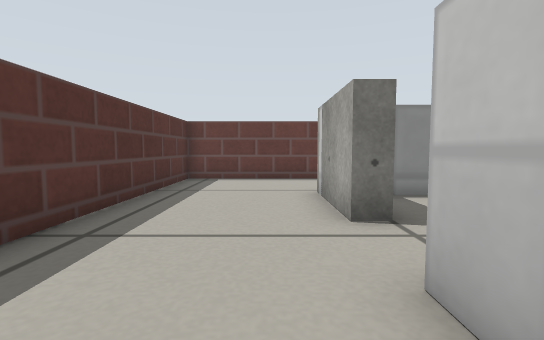
view 1 (above)

18 first-person views from a walk through a world built for the Gazebo simulator. The camera is 0.26 m above the floor, tilts 4° down and sees 85° across. The floor is counted in squares, 0.25 m on a side. Each view is taken from the middle of a square. On the plan, view 1 faces up. The plan holds only what a view shows up to about 12 squares ahead; the rest is blank. Gazebo's built-in surfaces are drawn with simple patterns.

view 2
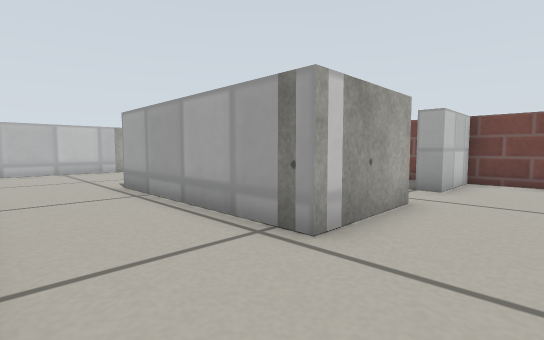

view 3
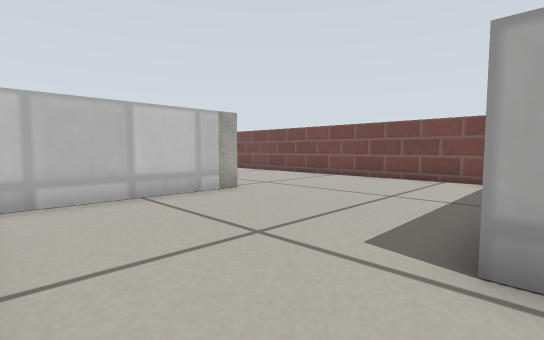

view 4
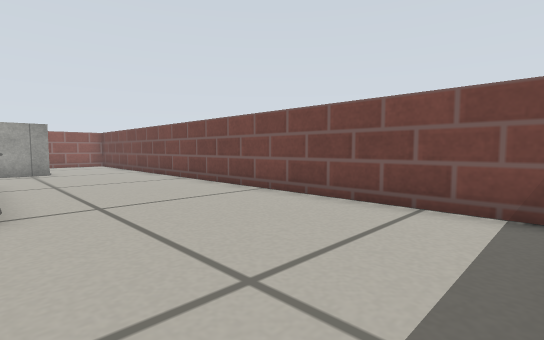

view 5
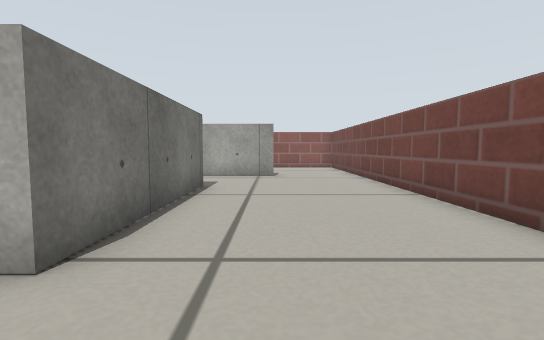

view 6
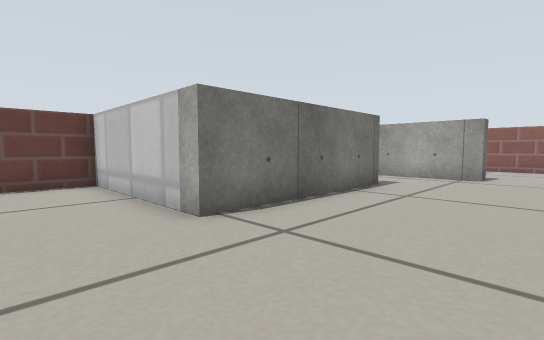

view 7
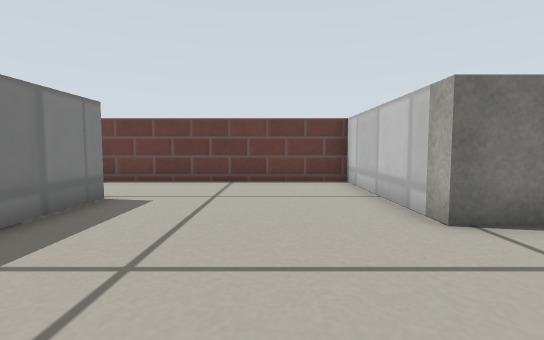

view 8
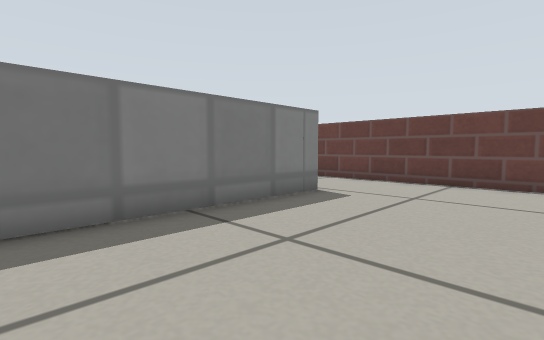

view 9
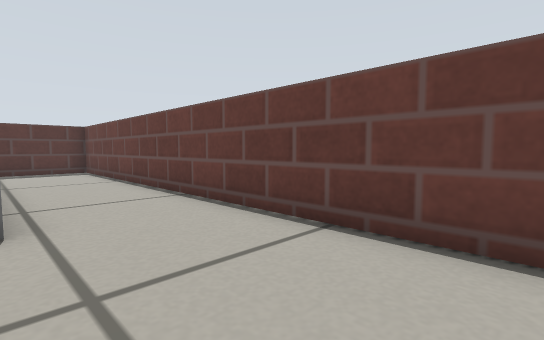

view 10
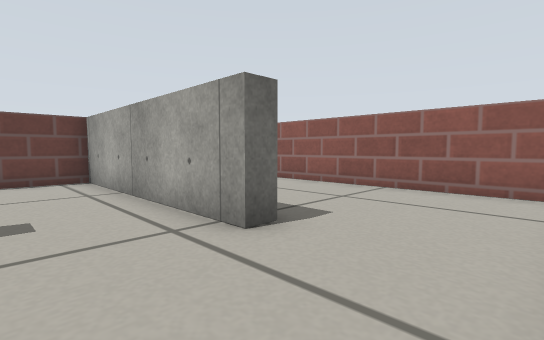

view 11
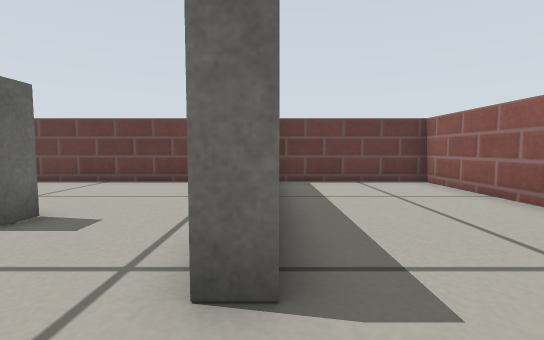

view 12
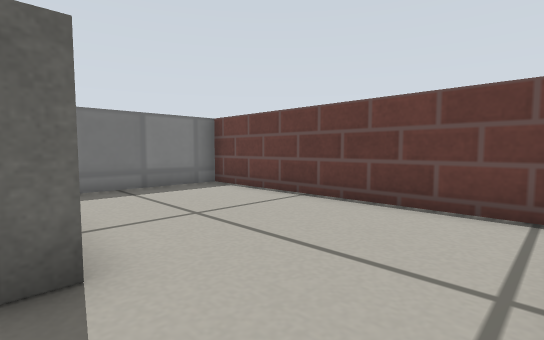

view 13
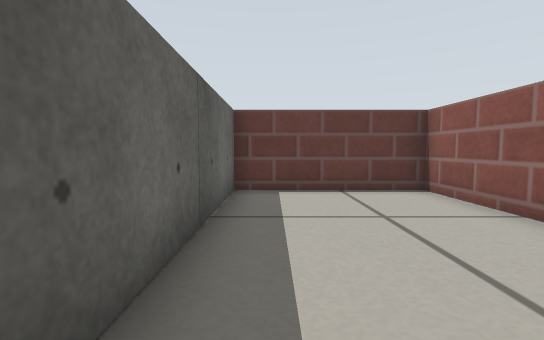

view 14
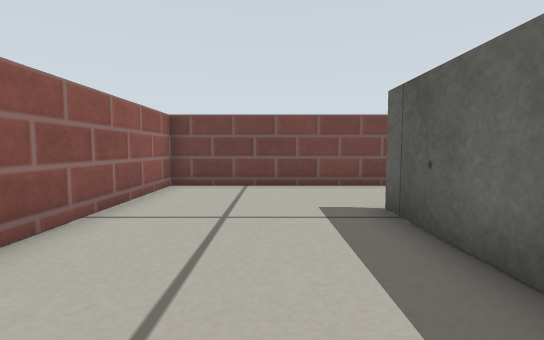

view 15
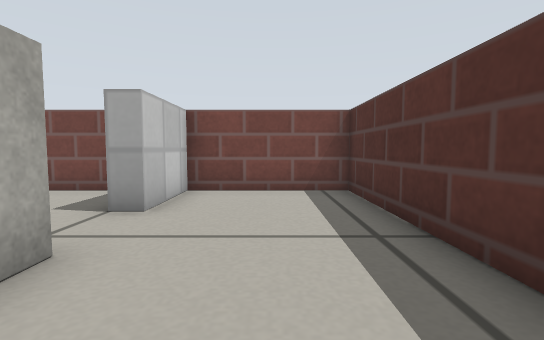

view 16
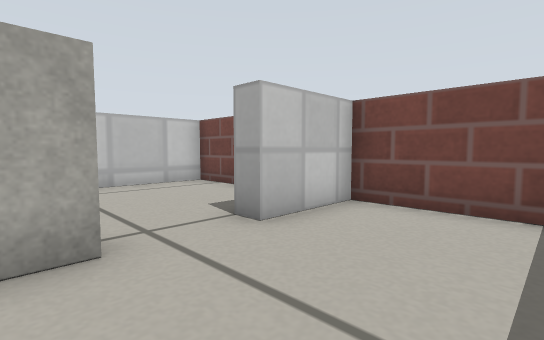

view 17
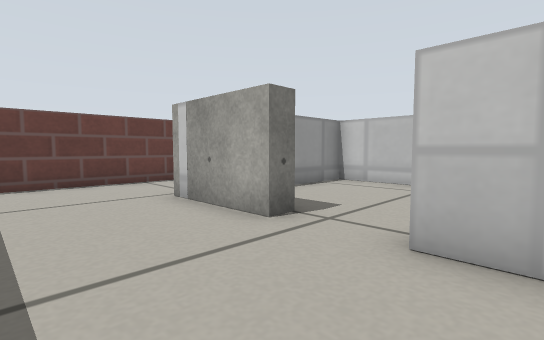

view 18
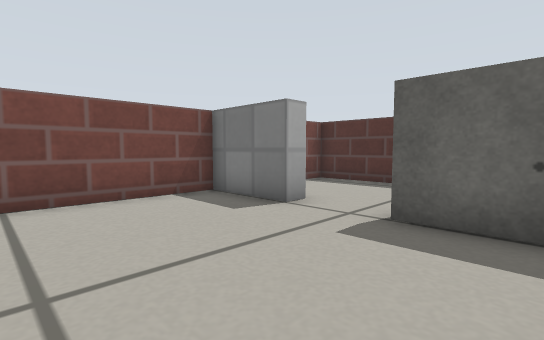

### Floor plan
Ten units are one square. View 1 is at (0, 0); x grows to the right and y downward. Boxes are objects, and circles mark ways between rooms. Rooms are numbered by the first view taken in them; rooms with no view inside come last. Other rooms are left out.
<svg viewBox="-34 -109 318 118">
<path fill="none" stroke="#000" d="M81 4 225 4M11 -42 11 -72 75 -72 75 -11M194 -56 194 -49 134 -50 134 -104 -29 -104 -29 4 11 4 11 -21M225 -29 225 -54M225 4 279 4 279 -104 231 -104 230 -29 225 -29M11 -21 17 -21 18 4 69 4 69 -66 26 -66M17 -59 17 -42 11 -42M225 -54 225 -104 140 -104 140 -66"/>
<circle cx="230" cy="-10" r="3" fill="#2a7"/>
<circle cx="15" cy="-35" r="3" fill="#2a7"/>
<circle cx="210" cy="-50" r="3" fill="#2a7"/>
<text x="100" y="-50">1</text>
<text x="250" y="-50">2</text>
<text x="40" y="-30">3</text>
<text x="180" y="-80">4</text>
</svg>
Room 1 opens to room 2. Room 1 opens to room 3. Room 1 opens to room 4.

Where each view was taken, in squares from view 1:
view 1: 0 up, 0 right, facing up
view 2: 10 up, 1 left, facing down-right
view 3: 10 up, 7 right, facing down-right
view 4: 5 up, 8 right, facing down-right
view 5: 3 up, 11 right, facing right
view 6: 1 up, 11 right, facing up-right
view 7: 1 up, 11 right, facing up
view 8: 1 up, 12 right, facing up-left
view 9: 7 up, 12 right, facing up-left
view 10: 0 up, 20 right, facing up-right
view 11: 1 up, 23 right, facing up
view 12: 5 up, 22 right, facing up-left
view 13: 3 up, 24 right, facing up
view 14: 8 up, 25 right, facing down
view 15: 7 up, 1 left, facing down
view 16: 5 up, 2 left, facing down-right
view 17: 1 up, 2 left, facing up-right
view 18: 6 up, 6 right, facing down-left
